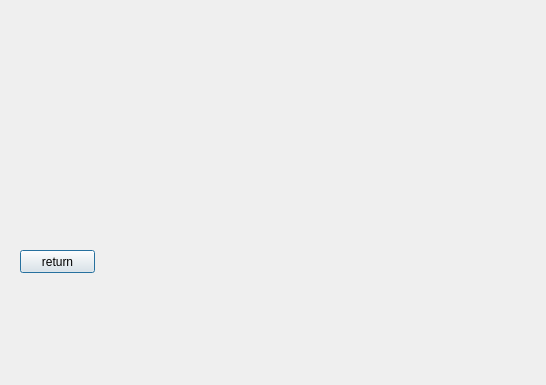
<?xml version="1.0" encoding="UTF-8"?>
<ui version="4.0">
 <class>moyendialog</class>
 <widget class="QDialog" name="moyendialog">
  <property name="geometry">
   <rect>
    <x>0</x>
    <y>0</y>
    <width>546</width>
    <height>385</height>
   </rect>
  </property>
  <property name="windowTitle">
   <string>trier</string>
  </property>
  <widget class="QPushButton" name="pushButton">
   <property name="geometry">
    <rect>
     <x>20</x>
     <y>250</y>
     <width>75</width>
     <height>23</height>
    </rect>
   </property>
   <property name="text">
    <string>return</string>
   </property>
  </widget>
 </widget>
 <resources/>
 <connections/>
</ui>
